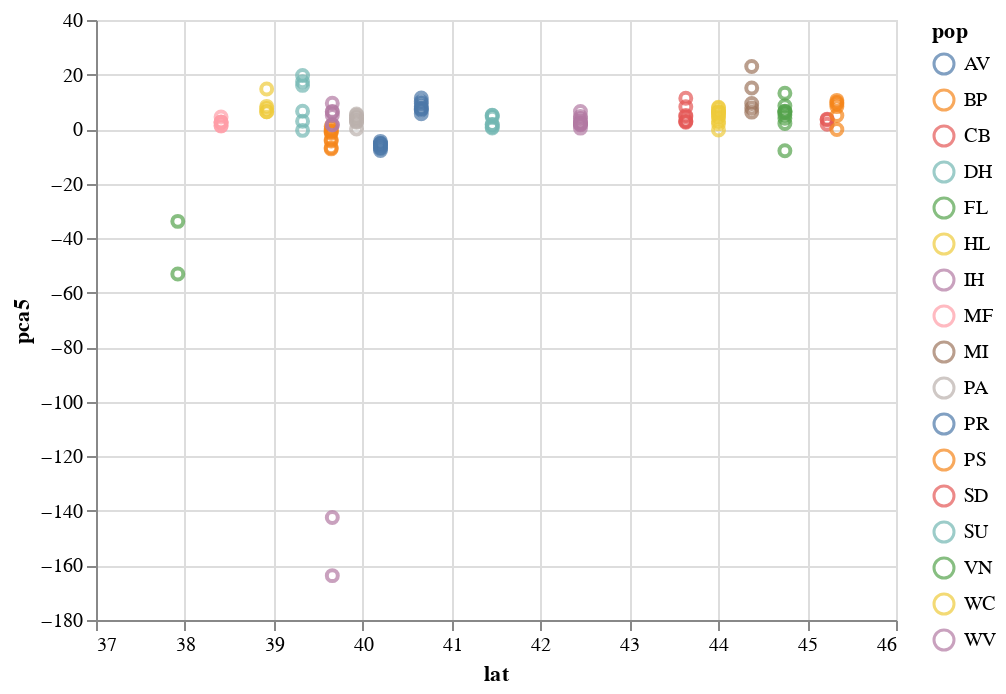

The cell this chart's notebook holds for it:
### Code cell
#plot pca vs latitude
alt.Chart(mergeyNam).mark_point().encode(
    alt.X('lat',
        scale=alt.Scale(zero=False)
    ),
    y='pca5',
    color='pop'
)

### Figure 1 — Vega-Lite specification as saved in the notebook (floating-point values rounded to 4 significant figures)
{"$schema": "https://vega.github.io/schema/vega-lite/v2.6.0.json", "config": {"view": {"height": 300, "width": 400}}, "data": {"name": "data-df70497540024ff2a58ec16791d94b1c"}, "datasets": {"data-df70497540024ff2a58ec16791d94b1c": [{"con": "Nam", "lat": 37.92, "long": -75.48, "name": "B10I.sorted", "pca1": 0.6633, "pca2": -9.543, "pca3": 68.82, "pca4": 105.5, "pca5": -33.83, "pca6": -8.979, "pca7": 1.69, "pop": "VN"}, {"con": "Nam", "lat": 37.92, "long": -75.48, "name": "B1II.sorted", "pca1": 3.726, "pca2": -16.05, "pca3": 109.6, "pca4": 166.8, "pca5": -53.16, "pca6": -16.59, "pca7": -6.307, "pop": "VN"}, {"con": "Nam", "lat": 38.41, "long": -75.57, "name": "F1II.sorted", "pca1": 2.572, "pca2": -5.386, "pca3": 10.35, "pca4": -1.701, "pca5": 4.459, "pca6": 7.55, "pca7": 2.642, "pop": "MF"}, {"con": "Nam", "lat": 38.41, "long": -75.57, "name": "B8I.sorted", "pca1": 2.434, "pca2": -2.056, "pca3": 6.341, "pca4": 0.8916, "pca5": 1.107, "pca6": 3.409, "pca7": 9.065, "pop": "MF"}, {"con": "Nam", "lat": 38.41, "long": -75.57, "name": "D7I.sorted", "pca1": 1.877, "pca2": -4.647, "pca3": 6.367, "pca4": -2.569, "pca5": 1.283, "pca6": 4.924, "pca7": 4.924, "pop": "MF"}, {"con": "Nam", "lat": 38.41, "long": -75.57, "name": "H5I.sorted", "pca1": 1.585, "pca2": -2.181, "pca3": 6.331, "pca4": -1.696, "pca5": 2.518, "pca6": 4.359, "pca7": 6.526, "pop": "MF"}, {"con": "Nam", "lat": 38.41, "long": -75.57, "name": "C11II.sorted", "pca1": 1.44, "pca2": -2.785, "pca3": 3.11, "pca4": -0.5945, "pca5": 2.595, "pca6": 4.932, "pca7": 0.9729, "pop": "MF"}, {"con": "Nam", "lat": 38.41, "long": -75.57, "name": "E7II.sorted", "pca1": 4.544, "pca2": -2.806, "pca3": 6.35, "pca4": 1.346, "pca5": 2.507, "pca6": 5.192, "pca7": 6.07, "pop": "MF"}, {"con": "Nam", "lat": 38.92, "long": -75.45, "name": "G5II.sorted", "pca1": 6.044, "pca2": -5.32, "pca3": 12.29, "pca4": 0.4563, "pca5": 7.601, "pca6": 4.642, "pca7": -2.703, "pop": "HL"}, {"con": "Nam", "lat": 38.92, "long": -75.45, "name": "A12I.sorted", "pca1": 0.9412, "pca2": -3.487, "pca3": 12.66, "pca4": -3.281, "pca5": 6.346, "pca6": 8.115, "pca7": 16.01, "pop": "HL"}, {"con": "Nam", "lat": 38.92, "long": -75.45, "name": "F10I.sorted", "pca1": 1.07, "pca2": -2.011, "pca3": 13.73, "pca4": -1.915, "pca5": 6.381, "pca6": 9.76, "pca7": 18.69, "pop": "HL"}, {"con": "Nam", "lat": 38.92, "long": -75.45, "name": "H12I.sorted", "pca1": 3.614, "pca2": -4.259, "pca3": 9.885, "pca4": -7.481, "pca5": 8.329, "pca6": 13.82, "pca7": 13.25, "pop": "HL"}, {"con": "Nam", "lat": 38.92, "long": -75.45, "name": "D3II.sorted", "pca1": 4.832, "pca2": -5.168, "pca3": 19.91, "pca4": -8.42, "pca5": 14.67, "pca6": 26.13, "pca7": 9.663, "pop": "HL"}, {"con": "Nam", "lat": 39.65, "long": -75.72, "name": "A11I.sorted", "pca1": -79.19, "pca2": 8.751, "pca3": -6.843, "pca4": -0.7516, "pca5": -3.877, "pca6": -1.127, "pca7": 0.6259, "pop": "BP"}, {"con": "Nam", "lat": 39.65, "long": -75.72, "name": "F6II.sorted", "pca1": -38.38, "pca2": -1.815, "pca3": -0.2943, "pca4": -0.03705, "pca5": 1.014, "pca6": 7.726, "pca7": -6.126, "pop": "BP"}, {"con": "Nam", "lat": 39.65, "long": -75.72, "name": "E3II.sorted", "pca1": -98.18, "pca2": 3.691, "pca3": -8.57, "pca4": -0.8817, "pca5": -4.34, "pca6": 0.5186, "pca7": -2.232, "pop": "BP"}, {"con": "Nam", "lat": 39.65, "long": -75.72, "name": "D11II.sorted", "pca1": -2.065, "pca2": -0.2838, "pca3": 0.003677, "pca4": 0.003389, "pca5": 0.06147, "pca6": 0.3603, "pca7": -0.719, "pop": "BP"}, {"con": "Nam", "lat": 39.65, "long": -75.72, "name": "H2I.sorted", "pca1": -133.9, "pca2": 7.311, "pca3": -9.746, "pca4": 1.318, "pca5": -6.877, "pca6": -8.763, "pca7": 7.167, "pop": "BP"}, {"con": "Nam", "lat": 39.65, "long": -75.72, "name": "H1I.sorted", "pca1": -133.7, "pca2": 7.477, "pca3": -9.887, "pca4": 0.7555, "pca5": -7.255, "pca6": -8.79, "pca7": 8.074, "pop": "BP"}, {"con": "Nam", "lat": 39.65, "long": -75.72, "name": "G9I.sorted", "pca1": -66.23, "pca2": 0.5788, "pca3": -2.164, "pca4": 0.6135, "pca5": -1.382, "pca6": -2.06, "pca7": 1.04, "pop": "BP"}, {"con": "Nam", "lat": 39.65, "long": -75.72, "name": "F4I.sorted", "pca1": -131.7, "pca2": 3.19, "pca3": -12.4, "pca4": 0.3687, "pca5": -0.9638, "pca6": -1.599, "pca7": -10.89, "pop": "BP"}, {"con": "Nam", "lat": 39.65, "long": -75.72, "name": "G2II.sorted", "pca1": -135.1, "pca2": 1.384, "pca3": -12.53, "pca4": 0.449, "pca5": -0.65, "pca6": -0.446, "pca7": -15.41, "pop": "BP"}, {"con": "Nam", "lat": 39.66, "long": -79.91, "name": "B6I.sorted", "pca1": 12.33, "pca2": -15.13, "pca3": 16.1, "pca4": -63.53, "pca5": -142.4, "pca6": 2.418, "pca7": -9.54, "pop": "WV"}, {"con": "Nam", "lat": 39.66, "long": -79.91, "name": "F4II.sorted", "pca1": 9.306, "pca2": -11.89, "pca3": 2.461, "pca4": -7.056, "pca5": 1.614, "pca6": -2.72, "pca7": -4.358, "pop": "WV"}, {"con": "Nam", "lat": 39.66, "long": -79.91, "name": "D7II.sorted", "pca1": 10.6, "pca2": -11.65, "pca3": -5.334, "pca4": -3.765, "pca5": 9.462, "pca6": -11.77, "pca7": -9.757, "pop": "WV"}, {"con": "Nam", "lat": 39.66, "long": -79.91, "name": "B8II.sorted", "pca1": 15.2, "pca2": -19.79, "pca3": 18.7, "pca4": -73.41, "pca5": -163.7, "pca6": 3.637, "pca7": -15.68, "pop": "WV"}, {"con": "Nam", "lat": 39.66, "long": -79.91, "name": "B4II.sorted", "pca1": 6.547, "pca2": -9.773, "pca3": 6.273, "pca4": -4.254, "pca5": 6.293, "pca6": -2.986, "pca7": -1.339, "pop": "WV"}, {"con": "Nam", "lat": 39.66, "long": -79.91, "name": "G4I.sorted", "pca1": 4.632, "pca2": -4.877, "pca3": 0.9697, "pca4": -0.7492, "pca5": 1.565, "pca6": -4.177, "pca7": 0.9313, "pop": "WV"}, {"con": "Nam", "lat": 39.66, "long": -79.91, "name": "A7I.sorted", "pca1": 8.096, "pca2": -5.017, "pca3": 1.409, "pca4": -1.741, "pca5": 6.492, "pca6": -2.893, "pca7": 2.519, "pop": "WV"}, {"con": "Nam", "lat": 39.66, "long": -79.91, "name": "H5II.sorted", "pca1": 8.341, "pca2": -9.91, "pca3": 6.692, "pca4": -1.828, "pca5": 5.01, "pca6": -0.727, "pca7": 2.268, "pop": "WV"}, {"con": "Nam", "lat": 39.93, "long": -75.58, "name": "H6I.sorted", "pca1": -0.7189, "pca2": -2.366, "pca3": 4.238, "pca4": -1.664, "pca5": 4.101, "pca6": 2.388, "pca7": 6.757, "pop": "PA"}, {"con": "Nam", "lat": 39.93, "long": -75.58, "name": "F9I.sorted", "pca1": 1.838, "pca2": -1.402, "pca3": 5.043, "pca4": -1.633, "pca5": 3.143, "pca6": 2.371, "pca7": 5.897, "pop": "PA"}, {"con": "Nam", "lat": 39.93, "long": -75.58, "name": "E10I.sorted", "pca1": 1.81, "pca2": -1.517, "pca3": 3.072, "pca4": -1.369, "pca5": 2.482, "pca6": 3.46, "pca7": 3.29, "pop": "PA"}, {"con": "Nam", "lat": 39.93, "long": -75.58, "name": "D5I.sorted", "pca1": 3.912, "pca2": -2.172, "pca3": 3.691, "pca4": -2.587, "pca5": 4.267, "pca6": 3.258, "pca7": 7.613, "pop": "PA"}, {"con": "Nam", "lat": 39.93, "long": -75.58, "name": "D4I.sorted", "pca1": 1.272, "pca2": 0.4376, "pca3": 5.721, "pca4": -2.655, "pca5": 2.793, "pca6": 4.889, "pca7": 8.765, "pop": "PA"}, {"con": "Nam", "lat": 39.93, "long": -75.58, "name": "B6II.sorted", "pca1": 3.802, "pca2": -2.447, "pca3": 7.155, "pca4": -4.752, "pca5": 5.548, "pca6": 4.221, "pca7": 1.748, "pop": "PA"}, {"con": "Nam", "lat": 39.93, "long": -75.58, "name": "B9II.sorted", "pca1": 4.327, "pca2": -5.007, "pca3": 7.023, "pca4": -3.39, "pca5": 5.111, "pca6": 4.725, "pca7": 4.71, "pop": "PA"}, {"con": "Nam", "lat": 39.93, "long": -75.58, "name": "G12I.sorted", "pca1": -0.0825, "pca2": -0.02548, "pca3": 0.007083, "pca4": 0.01915, "pca5": 0.01465, "pca6": -0.0292, "pca7": -0.0179, "pop": "PA"}, {"con": "Nam", "lat": 40.2, "long": -76.76, "name": "H9II.sorted", "pca1": 12.11, "pca2": 78.36, "pca3": -7.45, "pca4": 4.443, "pca5": -4.508, "pca6": 0.03136, "pca7": -5.897, "pop": "AV"}, {"con": "Nam", "lat": 40.2, "long": -76.76, "name": "E4II.sorted", "pca1": 18.03, "pca2": 89.14, "pca3": -10.15, "pca4": 6.216, "pca5": -5.257, "pca6": 1.786, "pca7": -7.125, "pop": "AV"}, {"con": "Nam", "lat": 40.2, "long": -76.76, "name": "G2I.sorted", "pca1": 16.78, "pca2": 97.5, "pca3": -11.31, "pca4": 3.648, "pca5": -6.257, "pca6": 0.5072, "pca7": -3.802, "pop": "AV"}, {"con": "Nam", "lat": 40.2, "long": -76.76, "name": "D3I.sorted", "pca1": 17.33, "pca2": 111.4, "pca3": -10.52, "pca4": 4.704, "pca5": -7.874, "pca6": 1.003, "pca7": -2.524, "pop": "AV"}, {"con": "Nam", "lat": 40.2, "long": -76.76, "name": "D10I.sorted", "pca1": 14.76, "pca2": 75.97, "pca3": -9.671, "pca4": 4.144, "pca5": -5.269, "pca6": 1.012, "pca7": -3.382, "pop": "AV"}, {"con": "Nam", "lat": 40.2, "long": -76.76, "name": "B7I.sorted", "pca1": 13.11, "pca2": 101.5, "pca3": -9.109, "pca4": 7.116, "pca5": -5.749, "pca6": 2.855, "pca7": -6.575, "pop": "AV"}, {"con": "Nam", "lat": 40.2, "long": -76.76, "name": "B1I.sorted", "pca1": 16.75, "pca2": 110.4, "pca3": -10.75, "pca4": 6.729, "pca5": -7.066, "pca6": -0.2274, "pca7": -3.942, "pop": "AV"}, {"con": "Nam", "lat": 40.2, "long": -76.76, "name": "E5I.sorted", "pca1": 13.01, "pca2": 91.69, "pca3": -9.769, "pca4": 4.815, "pca5": -6.726, "pca6": 1.238, "pca7": -2.461, "pop": "AV"}, {"con": "Nam", "lat": 40.66, "long": -76.92, "name": "C2I.sorted", "pca1": 4.03, "pca2": -1.841, "pca3": 6.017, "pca4": -4.149, "pca5": 9.469, "pca6": -0.6714, "pca7": 19.85, "pop": "PR"}, {"con": "Nam", "lat": 40.66, "long": -76.92, "name": "A3I.sorted", "pca1": 5.478, "pca2": 0.01489, "pca3": 7.45, "pca4": -7.923, "pca5": 11.37, "pca6": -10.31, "pca7": 27.52, "pop": "PR"}, {"con": "Nam", "lat": 40.66, "long": -76.92, "name": "B3I.sorted", "pca1": 4.628, "pca2": -0.6603, "pca3": 7.197, "pca4": -3.215, "pca5": 6.994, "pca6": -0.9251, "pca7": 19.08, "pop": "PR"}, {"con": "Nam", "lat": 40.66, "long": -76.92, "name": "D1I.sorted", "pca1": 5.88, "pca2": 1.08, "pca3": 6.364, "pca4": -7.604, "pca5": 8.4, "pca6": -8.961, "pca7": 20.98, "pop": "PR"}, {"con": "Nam", "lat": 40.66, "long": -76.92, "name": "G1I.sorted", "pca1": 1.424, "pca2": 0.292, "pca3": 6.356, "pca4": -3.12, "pca5": 7.57, "pca6": 1.207, "pca7": 14.17, "pop": "PR"}, {"con": "Nam", "lat": 40.66, "long": -76.92, "name": "H8I.sorted", "pca1": 7.686, "pca2": -1.981, "pca3": 6.344, "pca4": -6.329, "pca5": 10.08, "pca6": -6.713, "pca7": 28.97, "pop": "PR"}, {"con": "Nam", "lat": 40.66, "long": -76.92, "name": "G4II.sorted", "pca1": 4.034, "pca2": -5.726, "pca3": 3.224, "pca4": -4.582, "pca5": 7.256, "pca6": 4.81, "pca7": 6.471, "pop": "PR"}, {"con": "Nam", "lat": 40.66, "long": -76.92, "name": "A9I.sorted", "pca1": 4.729, "pca2": -5.435, "pca3": 3.148, "pca4": -6.314, "pca5": 5.633, "pca6": 1.716, "pca7": 5.936, "pop": "PR"}, {"con": "Nam", "lat": 41.46, "long": -77.14, "name": "D8II.sorted", "pca1": 6.844, "pca2": -6.36, "pca3": 2.839, "pca4": -5.157, "pca5": 5.102, "pca6": -2.856, "pca7": -3.303, "pop": "SU"}, {"con": "Nam", "lat": 41.46, "long": -77.14, "name": "B5I.sorted", "pca1": 2.036, "pca2": -1.476, "pca3": 0.6243, "pca4": 0.0007299, "pca5": 0.3939, "pca6": -0.6711, "pca7": 0.1633, "pop": "SU"}, {"con": "Nam", "lat": 41.46, "long": -77.14, "name": "B9I.sorted", "pca1": 1.46, "pca2": -0.4315, "pca3": 1.261, "pca4": -0.4277, "pca5": 0.8035, "pca6": 0.04385, "pca7": 0.8561, "pop": "SU"}, {"con": "Nam", "lat": 41.46, "long": -77.14, "name": "A4I.sorted", "pca1": 10.28, "pca2": -9.15, "pca3": 11.55, "pca4": -19.84, "pca5": 1.613, "pca6": 7.381, "pca7": 145.0, "pop": "SU"}, {"con": "Nam", "lat": 41.46, "long": -77.14, "name": "C4I.sorted", "pca1": 5.86, "pca2": -4.55, "pca3": 2.696, "pca4": -4.78, "pca5": 4.391, "pca6": 3.817, "pca7": 4.391, "pop": "SU"}, {"con": "Nam", "lat": 41.46, "long": -77.14, "name": "E7I.sorted", "pca1": 8.804, "pca2": -7.441, "pca3": 9.096, "pca4": -15.89, "pca5": 1.704, "pca6": 5.842, "pca7": 116.7, "pop": "SU"}, {"con": "Nam", "lat": 41.46, "long": -77.14, "name": "C1I.sorted", "pca1": 3.675, "pca2": -1.224, "pca3": 3.456, "pca4": -2.248, "pca5": 4.992, "pca6": -2.575, "pca7": -0.6641, "pop": "SU"}, {"con": "Nam", "lat": 43.64, "long": -79.35, "name": "C4II.sorted", "pca1": 13.43, "pca2": -12.48, "pca3": -4.592, "pca4": -3.264, "pca5": 8.178, "pca6": -14.7, "pca7": -13.22, "pop": "CB"}, {"con": "Nam", "lat": 43.64, "long": -79.35, "name": "A11II.sorted", "pca1": -10.33, "pca2": -5.198, "pca3": -2.374, "pca4": -2.445, "pca5": 2.495, "pca6": -4.862, "pca7": -5.409, "pop": "CB"}, {"con": "Nam", "lat": 43.64, "long": -79.35, "name": "C9II.sorted", "pca1": 8.317, "pca2": -9.488, "pca3": -4.432, "pca4": -2.45, "pca5": 4.992, "pca6": -7.5, "pca7": -4.757, "pop": "CB"}, {"con": "Nam", "lat": 43.64, "long": -79.35, "name": "D10II.sorted", "pca1": 13.38, "pca2": -13.5, "pca3": -2.619, "pca4": -4.39, "pca5": 11.29, "pca6": -16.93, "pca7": -13.73, "pop": "CB"}, {"con": "Nam", "lat": 43.64, "long": -79.35, "name": "E8II.sorted", "pca1": 8.042, "pca2": -9.715, "pca3": -1.406, "pca4": 0.1729, "pca5": 2.995, "pca6": -10.03, "pca7": -7.078, "pop": "CB"}, {"con": "Nam", "lat": 43.64, "long": -79.35, "name": "G10II.sorted", "pca1": 8.602, "pca2": -6.91, "pca3": -2.376, "pca4": -1.661, "pca5": 4.524, "pca6": -8.287, "pca7": -6.525, "pop": "CB"}, {"con": "Nam", "lat": 43.64, "long": -79.35, "name": "F6I.sorted", "pca1": 10.41, "pca2": -7.863, "pca3": -3.704, "pca4": -3.611, "pca5": 2.771, "pca6": -13.09, "pca7": -3.885, "pop": "CB"}, {"con": "Nam", "lat": 44.38, "long": -79.74, "name": "G5I.sorted", "pca1": 8.704, "pca2": -8.16, "pca3": -2.201, "pca4": -4.489, "pca5": 6.22, "pca6": -8.227, "pca7": -1.686, "pop": "MI"}, {"con": "Nam", "lat": 44.38, "long": -79.74, "name": "H7I.sorted", "pca1": 10.89, "pca2": -8.78, "pca3": -4.015, "pca4": -4.745, "pca5": 7.759, "pca6": -12.04, "pca7": -0.4031, "pop": "MI"}, {"con": "Nam", "lat": 44.38, "long": -79.74, "name": "G3II.sorted", "pca1": 16.41, "pca2": -15.97, "pca3": -5.032, "pca4": -8.596, "pca5": 15.07, "pca6": -23.42, "pca7": -19.22, "pop": "MI"}, {"con": "Nam", "lat": 44.38, "long": -79.74, "name": "H6II.sorted", "pca1": 14.74, "pca2": -21.32, "pca3": -7.393, "pca4": -13.81, "pca5": 22.95, "pca6": -40.58, "pca7": -49.82, "pop": "MI"}, {"con": "Nam", "lat": 44.38, "long": -79.74, "name": "H1II.sorted", "pca1": 16.38, "pca2": -17.34, "pca3": -9.779, "pca4": -12.77, "pca5": 9.36, "pca6": -24.25, "pca7": -23.68, "pop": "MI"}, {"con": "Nam", "lat": 44.75, "long": -79.7, "name": "C10I.sorted", "pca1": 9.814, "pca2": -10.72, "pca3": -4.6, "pca4": -1.408, "pca5": 6.516, "pca6": -11.3, "pca7": -7.217, "pop": "FL"}, {"con": "Nam", "lat": 44.75, "long": -79.7, "name": "D12I.sorted", "pca1": 7.769, "pca2": -8.424, "pca3": -1.572, "pca4": -4.952, "pca5": 2.069, "pca6": -10.66, "pca7": -5.703, "pop": "FL"}, {"con": "Nam", "lat": 44.75, "long": -79.7, "name": "A6I.sorted", "pca1": 11.35, "pca2": -10.37, "pca3": -4.74, "pca4": -4.858, "pca5": 6.047, "pca6": -14.75, "pca7": -6.004, "pop": "FL"}, {"con": "Nam", "lat": 44.75, "long": -79.7, "name": "H2II.sorted", "pca1": 15.82, "pca2": -14.48, "pca3": -6.548, "pca4": -3.14, "pca5": 8.565, "pca6": -19.62, "pca7": -26.92, "pop": "FL"}, {"con": "Nam", "lat": 44.75, "long": -79.7, "name": "F2II.sorted", "pca1": 13.1, "pca2": -14.67, "pca3": -9.419, "pca4": -3.334, "pca5": 13.12, "pca6": -17.96, "pca7": -22.37, "pop": "FL"}, {"con": "Nam", "lat": 44.75, "long": -79.7, "name": "A8II.sorted", "pca1": 12.9, "pca2": -18.55, "pca3": -2.91, "pca4": -3.355, "pca5": 6.427, "pca6": -13.46, "pca7": -19.3, "pop": "FL"}, {"con": "Nam", "lat": 44.75, "long": -79.7, "name": "H9I.sorted", "pca1": 7.609, "pca2": -6.859, "pca3": -4.883, "pca4": -4.168, "pca5": 5.18, "pca6": -8.17, "pca7": -5.444, "pop": "FL"}, {"con": "Nam", "lat": 44.75, "long": -79.7, "name": "E12I.sorted", "pca1": 7.329, "pca2": -9.592, "pca3": -3.158, "pca4": -0.1612, "pca5": 3.988, "pca6": -8.531, "pca7": -6.369, "pop": "FL"}, {"con": "Nam", "lat": 44.75, "long": -79.7, "name": "F5I.sorted", "pca1": 13.32, "pca2": -17.07, "pca3": -43.87, "pca4": 19.91, "pca5": -7.914, "pca6": 1.209, "pca7": 3.488, "pop": "FL"}, {"con": "Nam", "lat": 45.23, "long": -79.68, "name": "C8II.sorted", "pca1": 3.587, "pca2": -3.664, "pca3": -1.799, "pca4": -0.1741, "pca5": 1.761, "pca6": -3.467, "pca7": -2.022, "pop": "SD"}, {"con": "Nam", "lat": 45.23, "long": -79.68, "name": "D9II.sorted", "pca1": 9.324, "pca2": -8.661, "pca3": -3.435, "pca4": -2.415, "pca5": 3.646, "pca6": -10.45, "pca7": -7.454, "pop": "SD"}, {"con": "Nam", "lat": 45.23, "long": -79.68, "name": "C12I.sorted", "pca1": 9.434, "pca2": -8.039, "pca3": -3.966, "pca4": -2.821, "pca5": 3.418, "pca6": -10.12, "pca7": -5.194, "pop": "SD"}, {"con": "Nam", "lat": 45.33, "long": -79.96, "name": "F8II.sorted", "pca1": -0.08324, "pca2": -0.2891, "pca3": -0.1799, "pca4": 0.1168, "pca5": -0.1277, "pca6": 0.07926, "pca7": -0.05059, "pop": "PS"}, {"con": "Nam", "lat": 45.33, "long": -79.96, "name": "H7II.sorted", "pca1": 13.07, "pca2": -13.49, "pca3": -8.741, "pca4": -9.684, "pca5": 10.53, "pca6": -25.84, "pca7": -22.89, "pop": "PS"}, {"con": "Nam", "lat": 45.33, "long": -79.96, "name": "H8II.sorted", "pca1": 9.298, "pca2": -9.227, "pca3": -4.076, "pca4": -3.46, "pca5": 8.238, "pca6": -14.34, "pca7": -10.65, "pop": "PS"}, {"con": "Nam", "lat": 45.33, "long": -79.96, "name": "F8I.sorted", "pca1": 8.934, "pca2": -6.265, "pca3": -0.5791, "pca4": -4.368, "pca5": 5.001, "pca6": -9.963, "pca7": -2.046, "pop": "PS"}, {"con": "Nam", "lat": 45.33, "long": -79.96, "name": "E9II.sorted", "pca1": 11.97, "pca2": -13.9, "pca3": -5.428, "pca4": -7.419, "pca5": 9.318, "pca6": -17.58, "pca7": -14.31, "pop": "PS"}, {"con": "Nam", "lat": 45.33, "long": -79.96, "name": "A7II.sorted", "pca1": 14.17, "pca2": -12.24, "pca3": -6.829, "pca4": -9.124, "pca5": 9.873, "pca6": -24.86, "pca7": -21.2, "pop": "PS"}, {"con": "Nam", "lat": 39.32, "long": -75.62, "name": "G8II.sorted", "pca1": 2.972, "pca2": -4.2, "pca3": 10.7, "pca4": -1.384, "pca5": 2.901, "pca6": 5.119, "pca7": 3.803, "pop": "DH"}, {"con": "Nam", "lat": 39.32, "long": -75.62, "name": "F3II.sorted", "pca1": 0.9631, "pca2": -10.68, "pca3": 20.48, "pca4": -8.437, "pca5": 16.03, "pca6": 104.1, "pca7": -27.0, "pop": "DH"}, {"con": "Nam", "lat": 39.32, "long": -75.62, "name": "C2II.sorted", "pca1": 4.603, "pca2": -6.398, "pca3": 15.87, "pca4": -5.025, "pca5": -0.4697, "pca6": 12.78, "pca7": -1.245, "pop": "DH"}, {"con": "Nam", "lat": 39.32, "long": -75.62, "name": "A6II.sorted", "pca1": 5.523, "pca2": -11.52, "pca3": 26.16, "pca4": -8.428, "pca5": 17.36, "pca6": 125.2, "pca7": -34.1, "pop": "DH"}, {"con": "Nam", "lat": 39.32, "long": -75.62, "name": "B4I.sorted", "pca1": 2.088, "pca2": -2.281, "pca3": 9.237, "pca4": -3.936, "pca5": 6.537, "pca6": 6.576, "pca7": 10.75, "pop": "DH"}, {"con": "Nam", "lat": 39.32, "long": -75.62, "name": "F5II.sorted", "pca1": 3.122, "pca2": -10.8, "pca3": 25.79, "pca4": -10.17, "pca5": 19.68, "pca6": 119.4, "pca7": -33.01, "pop": "DH"}, {"con": "Nam", "lat": 42.45, "long": -76.46, "name": "G7I.sorted", "pca1": 3.49, "pca2": -3.505, "pca3": 4.134, "pca4": -2.924, "pca5": 2.954, "pca6": -0.7826, "pca7": 6.797, "pop": "IH"}, {"con": "Nam", "lat": 42.45, "long": -76.46, "name": "H4II.sorted", "pca1": 2.956, "pca2": -5.25, "pca3": 7.418, "pca4": 0.3166, "pca5": 1.569, "pca6": 2.714, "pca7": -1.177, "pop": "IH"}, {"con": "Nam", "lat": 42.45, "long": -76.46, "name": "H10II.sorted", "pca1": 4.798, "pca2": -5.078, "pca3": 2.979, "pca4": 0.2975, "pca5": 3.857, "pca6": 2.675, "pca7": 0.03923, "pop": "IH"}, {"con": "Nam", "lat": 42.45, "long": -76.46, "name": "E10II.sorted", "pca1": 4.212, "pca2": -3.814, "pca3": 4.323, "pca4": -0.3243, "pca5": 2.24, "pca6": 2.15, "pca7": -0.9253, "pop": "IH"}, {"con": "Nam", "lat": 42.45, "long": -76.46, "name": "B10II.sorted", "pca1": 7.332, "pca2": -7.271, "pca3": 2.864, "pca4": -5.655, "pca5": 1.656, "pca6": 2.455, "pca7": 4.322, "pop": "IH"}, {"con": "Nam", "lat": 42.45, "long": -76.46, "name": "H10I.sorted", "pca1": 6.129, "pca2": -2.572, "pca3": 0.7714, "pca4": -2.808, "pca5": 4.616, "pca6": -0.0425, "pca7": 4.028, "pop": "IH"}, {"con": "Nam", "lat": 42.45, "long": -76.46, "name": "D9I.sorted", "pca1": 3.064, "pca2": -1.93, "pca3": 0.6749, "pca4": 0.08944, "pca5": 2.114, "pca6": 0.8374, "pca7": 1.847, "pop": "IH"}, {"con": "Nam", "lat": 42.45, "long": -76.46, "name": "C3I.sorted", "pca1": 6.856, "pca2": -2.871, "pca3": 3.373, "pca4": -2.26, "pca5": 1.988, "pca6": -0.7666, "pca7": 4.637, "pop": "IH"}, {"con": "Nam", "lat": 42.45, "long": -76.46, "name": "C11I.sorted", "pca1": 0.608, "pca2": -1.322, "pca3": 0.6712, "pca4": -0.784, "pca5": 0.3525, "pca6": -0.9203, "pca7": 1.414, "pop": "IH"}, {"con": "Nam", "lat": 42.45, "long": -76.46, "name": "A10II.sorted", "pca1": 6.707, "pca2": -6.697, "pca3": 7.415, "pca4": -2.806, "pca5": 6.455, "pca6": 1.67, "pca7": 3.593, "pop": "IH"}, {"con": "Nam", "lat": 44.0, "long": -79.39, "name": "A1II.sorted", "pca1": 10.04, "pca2": -9.825, "pca3": 1.65, "pca4": 4.577, "pca5": -0.3249, "pca6": -8.922, "pca7": -6.445, "pop": "WC"}, {"con": "Nam", "lat": 44.0, "long": -79.39, "name": "G1II.sorted", "pca1": 9.513, "pca2": -12.05, "pca3": -4.208, "pca4": -2.033, "pca5": 6.408, "pca6": -13.98, "pca7": -16.21, "pop": "WC"}, {"con": "Nam", "lat": 44.0, "long": -79.39, "name": "F7I.sorted", "pca1": 9.13, "pca2": -5.428, "pca3": -2.29, "pca4": -2.887, "pca5": 4.666, "pca6": -10.48, "pca7": -4.356, "pop": "WC"}, {"con": "Nam", "lat": 44.0, "long": -79.39, "name": "A5I.sorted", "pca1": 7.342, "pca2": -5.14, "pca3": -0.313, "pca4": -3.043, "pca5": 4.46, "pca6": -7.563, "pca7": 8.604, "pop": "WC"}, {"con": "Nam", "lat": 44.0, "long": -79.39, "name": "C1II.sorted", "pca1": 9.955, "pca2": -10.06, "pca3": 0.9899, "pca4": 0.3351, "pca5": 6.252, "pca6": -12.13, "pca7": -11.1, "pop": "WC"}, {"con": "Nam", "lat": 44.0, "long": -79.39, "name": "B11II.sorted", "pca1": 3.009, "pca2": -3.164, "pca3": -1.45, "pca4": -1.272, "pca5": 1.955, "pca6": -5.704, "pca7": -2.855, "pop": "WC"}, {"con": "Nam", "lat": 44.0, "long": -79.39, "name": "C6II.sorted", "pca1": 4.116, "pca2": -2.797, "pca3": -0.6411, "pca4": -1.519, "pca5": 2.884, "pca6": -5.12, "pca7": -4.784, "pop": "WC"}, {"con": "Nam", "lat": 44.0, "long": -79.39, "name": "D1II.sorted", "pca1": 10.04, "pca2": -12.21, "pca3": -0.4946, "pca4": -3.141, "pca5": 8.015, "pca6": -15.25, "pca7": -13.82, "pop": "WC"}, {"con": "Nam", "lat": 44.0, "long": -79.39, "name": "E2II.sorted", "pca1": 5.332, "pca2": -8.392, "pca3": -0.883, "pca4": -0.8514, "pca5": 7.747, "pca6": -8.308, "pca7": -7.556, "pop": "WC"}, {"con": "Nam", "lat": 44.0, "long": -79.39, "name": "C8I.sorted", "pca1": 5.197, "pca2": -7.61, "pca3": -3.615, "pca4": -4.898, "pca5": 6.042, "pca6": -11.48, "pca7": -2.808, "pop": "WC"}, {"con": "Nam", "lat": 44.0, "long": -79.39, "name": "A3II.sorted", "pca1": 9.683, "pca2": -9.847, "pca3": -2.487, "pca4": 0.7721, "pca5": 5.876, "pca6": -10.68, "pca7": -14.47, "pop": "WC"}]}, "encoding": {"color": {"field": "pop", "type": "nominal"}, "x": {"field": "lat", "scale": {"zero": false}, "type": "quantitative"}, "y": {"field": "pca5", "type": "quantitative"}}, "mark": "point"}
